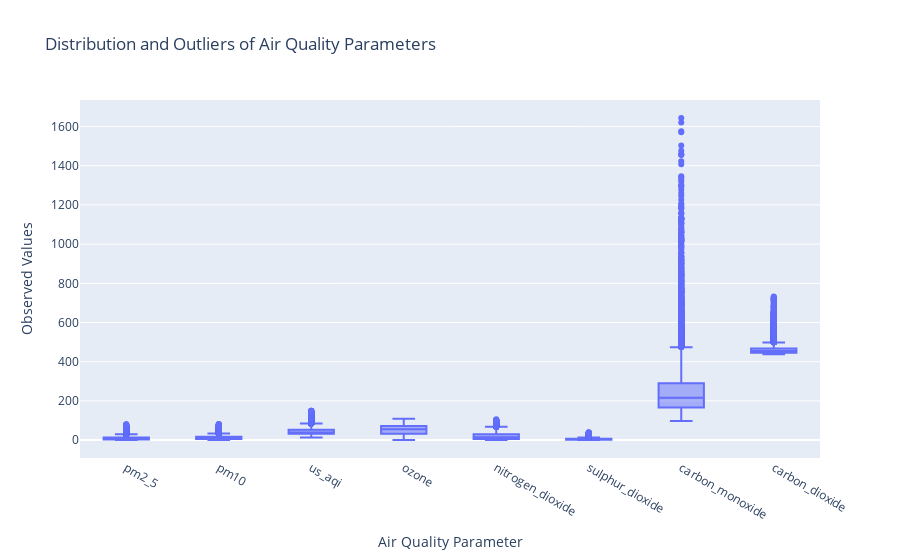

Notebook code cell kept with this figure:
### Markdown cell above
### 2.2.3 Median
The median is the 50th percentile that splits a dataset into two halves, making it a robust measure of central tendency that is resistant to outliers and skewed distributions. A box plot provides a five-number summary visualisation that facilitates comparative analysis of distributional properties across multiple groups, with particular emphasis on central tendency robustness assessment through median comparison.

### Code cell
import plotly.express as px

# Select air quality variables only
aq_cols = [
    "pm2_5", "pm10", "us_aqi", "ozone",
    "nitrogen_dioxide", "sulphur_dioxide",
    "carbon_monoxide", "carbon_dioxide"
]

# Convert to long format
aq_long = df.melt(
    value_vars=aq_cols,
    var_name="Pollutant",
    value_name="Concentration"
)

# Box plot
fig = px.box(
    aq_long,
    x="Pollutant",
    y="Concentration",
    points="outliers",
    title="Distribution and Outliers of Air Quality Parameters"
)

fig.update_layout(
    xaxis_title="Air Quality Parameter",
    yaxis_title="Observed Values",
    showlegend=False
)

fig.show()

### Figure 1 — Plotly figure (JSON) as saved in the notebook; plotly's stock layout.template omitted (floating-point values rounded to 4 significant figures; data arrays with more than 128 entries replaced by an {"elided": "..."} marker saying what was removed)
{"data": [{"alignmentgroup": "True", "boxpoints": "outliers", "hovertemplate": "Pollutant=%{x}<br>Concentration=%{y}<extra></extra>", "legendgroup": "", "marker": {"color": "#636efa"}, "name": "", "notched": false, "offsetgroup": "", "orientation": "v", "showlegend": false, "type": "box", "x": {"elided": "69120 str values"}, "x0": " ", "xaxis": "x", "y": {"elided": "69120 float values"}, "y0": " ", "yaxis": "y"}], "layout": {"boxmode": "group", "legend": {"tracegroupgap": 0}, "showlegend": false, "title": {"text": "Distribution and Outliers of Air Quality Parameters"}, "xaxis": {"anchor": "y", "domain": [0, 1], "title": {"text": "Air Quality Parameter"}}, "yaxis": {"anchor": "x", "domain": [0, 1], "title": {"text": "Observed Values"}}}}
